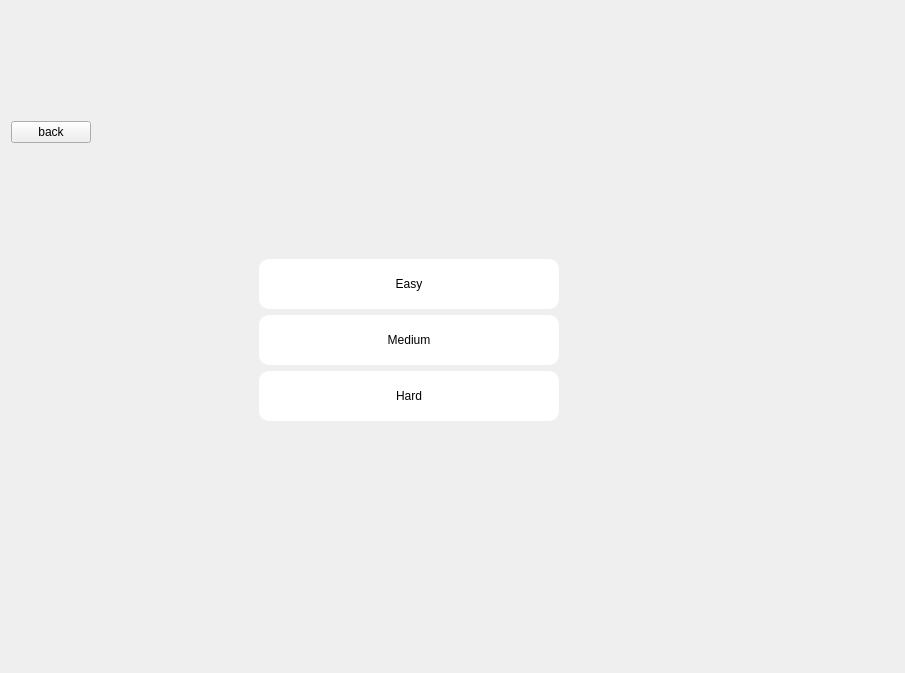
       <widget class="QWidget" name="page_6">
        <layout class="QGridLayout" name="gridLayout_5">
         <item row="0" column="0">
          <widget class="QPushButton" name="back">
           <property name="styleSheet">
            <string notr="true">QPushButton{
color:rgb(0, 0, 0);
font: 900 9pt &quot;Segoe UI&quot;;
}
</string>
           </property>
           <property name="text">
            <string>back</string>
           </property>
          </widget>
         </item>
         <item row="0" column="1" colspan="2">
          <spacer name="horizontalSpacer_2">
           <property name="orientation">
            <enum>Qt::Orientation::Horizontal</enum>
           </property>
           <property name="sizeHint" stdset="0">
            <size>
             <width>318</width>
             <height>20</height>
            </size>
           </property>
          </spacer>
         </item>
         <item row="0" column="3">
          <spacer name="verticalSpacer">
           <property name="orientation">
            <enum>Qt::Orientation::Vertical</enum>
           </property>
           <property name="sizeHint" stdset="0">
            <size>
             <width>20</width>
             <height>242</height>
            </size>
           </property>
          </spacer>
         </item>
         <item row="1" column="0" colspan="2">
          <spacer name="horizontalSpacer">
           <property name="orientation">
            <enum>Qt::Orientation::Horizontal</enum>
           </property>
           <property name="sizeHint" stdset="0">
            <size>
             <width>241</width>
             <height>20</height>
            </size>
           </property>
          </spacer>
         </item>
         <item row="1" column="2" colspan="3">
          <layout class="QGridLayout" name="gridLayout_2">
           <item row="2" column="0">
            <widget class="QPushButton" name="hard">
             <property name="minimumSize">
              <size>
               <width>300</width>
               <height>50</height>
              </size>
             </property>
             <property name="styleSheet">
              <string notr="true">QPushButton{
border-radius:10px;
background-color:white;
color:rgb(0, 0, 0);
font: 900 9pt &quot;Segoe UI&quot;;
}
</string>
             </property>
             <property name="text">
              <string>Hard</string>
             </property>
            </widget>
           </item>
           <item row="0" column="0">
            <widget class="QPushButton" name="easy">
             <property name="minimumSize">
              <size>
               <width>300</width>
               <height>50</height>
              </size>
             </property>
             <property name="styleSheet">
              <string notr="true">QPushButton{
border-radius:10px;
background-color:white;
color:rgb(0, 0, 0);
font: 900 9pt &quot;Segoe UI&quot;;
}
</string>
             </property>
             <property name="text">
              <string>Easy</string>
             </property>
            </widget>
           </item>
           <item row="1" column="0">
            <widget class="QPushButton" name="medium">
             <property name="minimumSize">
              <size>
               <width>300</width>
               <height>50</height>
              </size>
             </property>
             <property name="styleSheet">
              <string notr="true">QPushButton{
border-radius:10px;
background-color:white;
color:rgb(0, 0, 0);
font: 900 9pt &quot;Segoe UI&quot;;
}
</string>
             </property>
             <property name="text">
              <string>Medium</string>
             </property>
            </widget>
           </item>
          </layout>
         </item>
         <item row="1" column="5">
          <spacer name="horizontalSpacer_3">
           <property name="orientation">
            <enum>Qt::Orientation::Horizontal</enum>
           </property>
           <property name="sizeHint" stdset="0">
            <size>
             <width>335</width>
             <height>20</height>
            </size>
           </property>
          </spacer>
         </item>
         <item row="2" column="4">
          <spacer name="verticalSpacer_2">
           <property name="orientation">
            <enum>Qt::Orientation::Vertical</enum>
           </property>
           <property name="sizeHint" stdset="0">
            <size>
             <width>20</width>
             <height>241</height>
            </size>
           </property>
          </spacer>
         </item>
        </layout>
       </widget>
